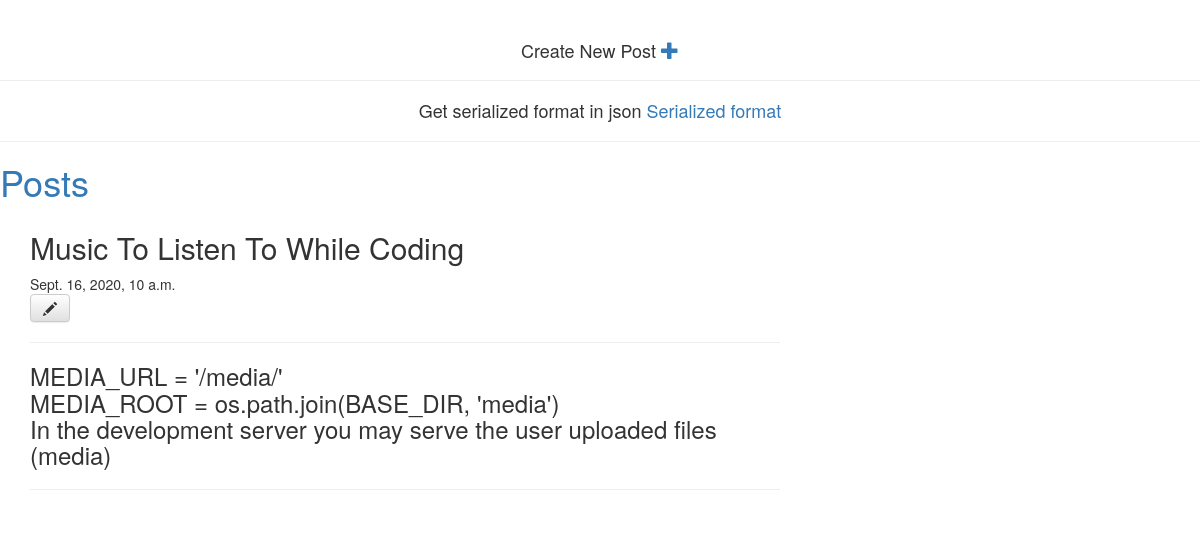
Page /post/6/ on the committed database.
### posts/models.py (models this page shows, shortened)
class Posts(models.Model):
    title =models.CharField(max_length=50)
    content = models.TextField()
    date_posted = models.DateTimeField(default = timezone.now)

### posts/views.py (the view)
# urls.py: path('post/<int:pk>/', views.post_detail, name='post_detail'),
def post_detail(request, pk):
    post = get_object_or_404(Posts, pk=pk)
    return render(request, 'posts/post_detail.html', {'post': post})

### posts/templates/posts/post_detail.html
{% extends 'posts/base.html' %}
{% load cache %}
{% block content %}
    {% cache 500 post %}
    <div>
        <h2>{{ post.title }}</h2>
                {% if post.date_posted %}
            <div >
                {{ post.date_posted }}
            </div>
        {% endif %}
         <a class="btn btn-default" href="{% url 'post_edit' pk=post.pk %}"><span class="glyphicon glyphicon-pencil"></span></a>
            <hr>
            <div>
                <h3><p>{{ post.content|linebreaksbr }}</p></h3>
            </div>
            <hr>
    </div>
    {% endcache %}
{% endblock %}

### rows in the picture
Posts: title "Music To Listen To While Coding", date_posted "Sept. 16, 2020, 10 a.m.", content "MEDIA_URL = '/media/' MEDIA_ROOT = os.path.join(BASE_DIR, 'media') In the development server you may serve the user uploaded files (media)"
